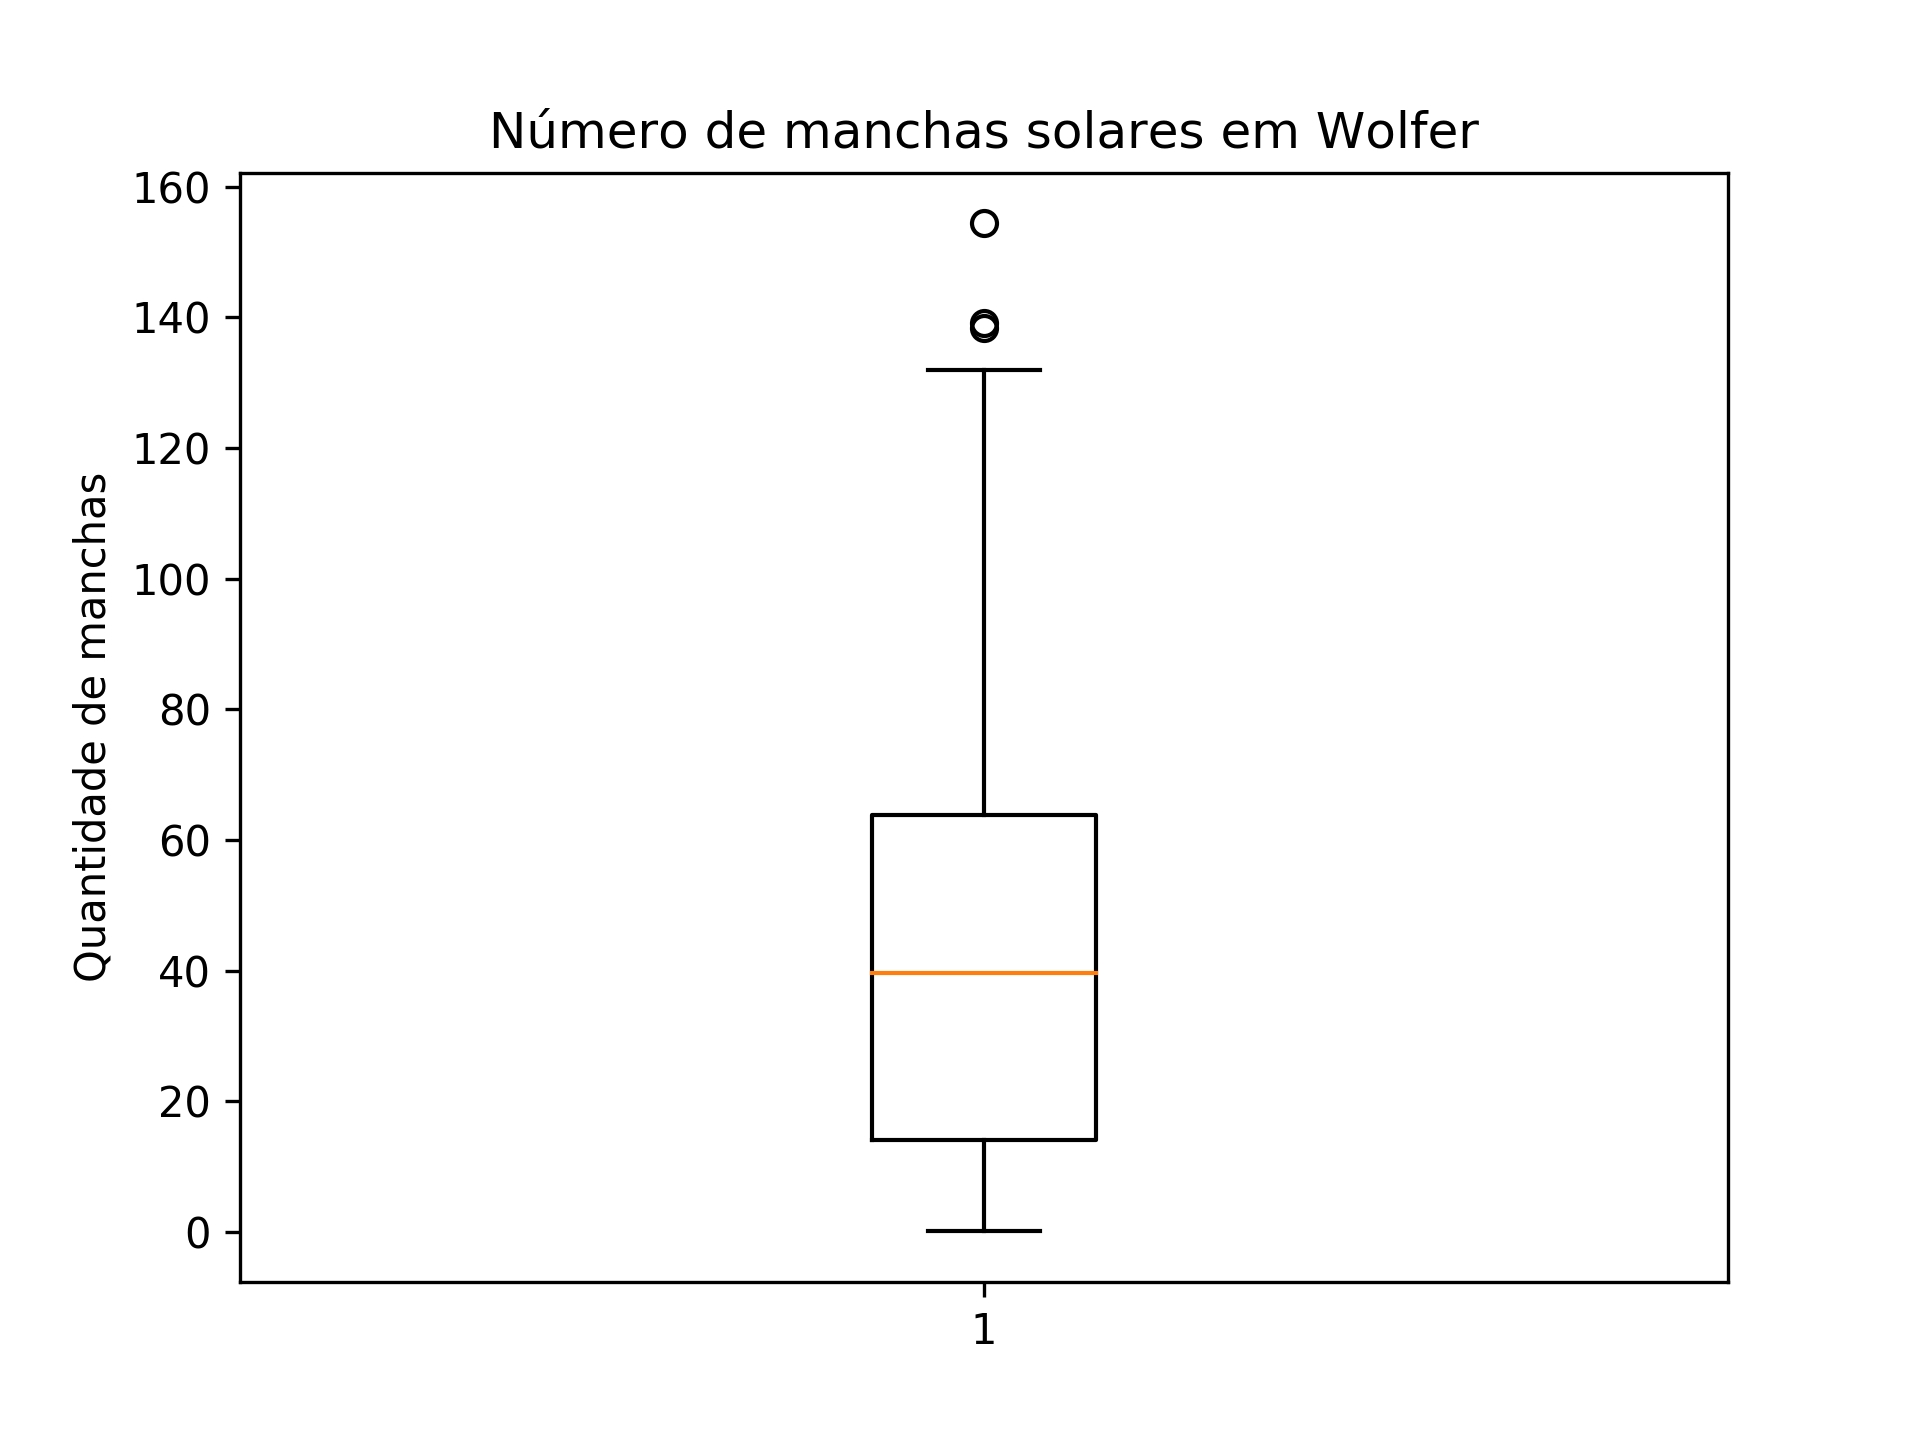

Write Python code to recreate this figure.
import pandas as pd
import matplotlib.pyplot as plt

manchas = pd.read_csv("a2_MANCHAS.csv")

plt.boxplot(manchas.manchas)
plt.title("Número de manchas solares em Wolfer")
plt.ylabel("Quantidade de manchas")


plt.savefig("graph3.jpg", quality=100, optimize=True, dpi=300)